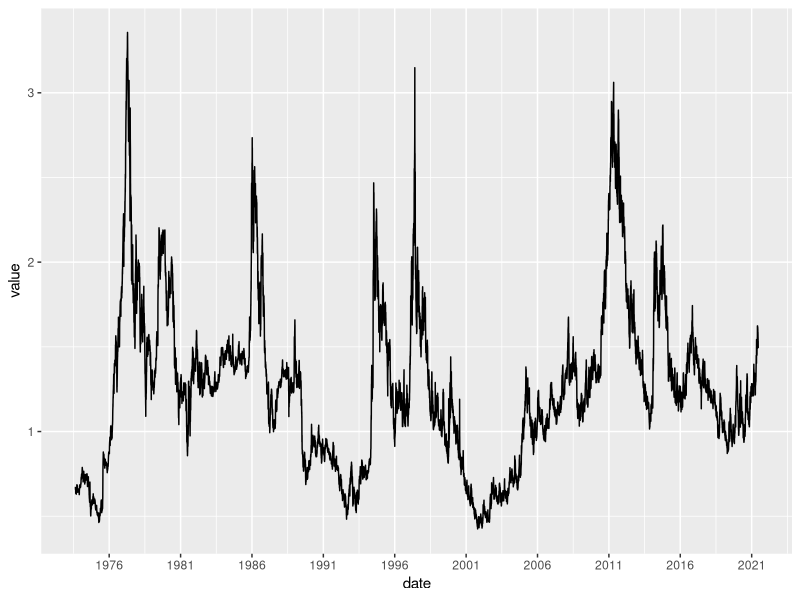
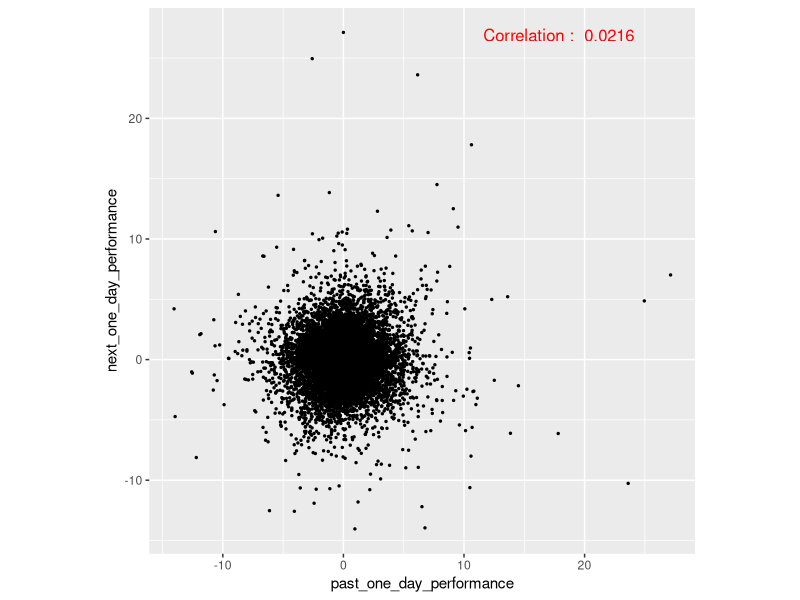
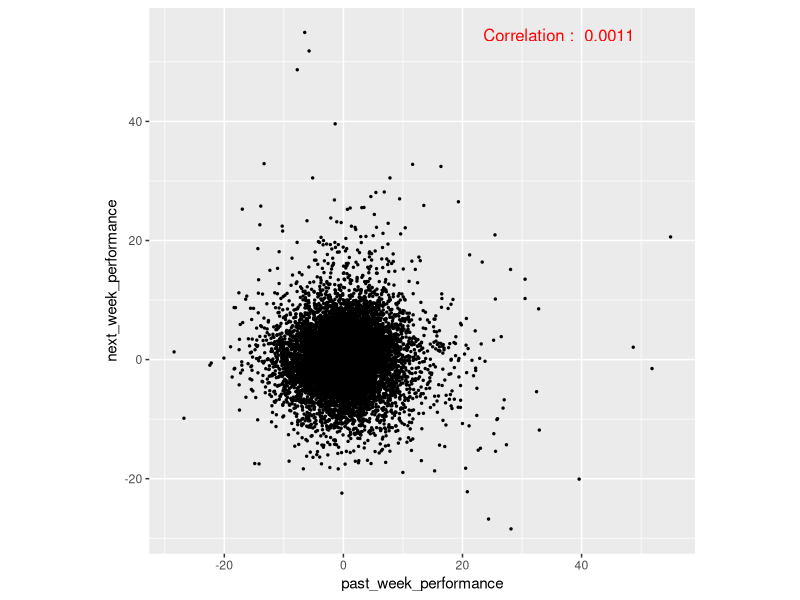
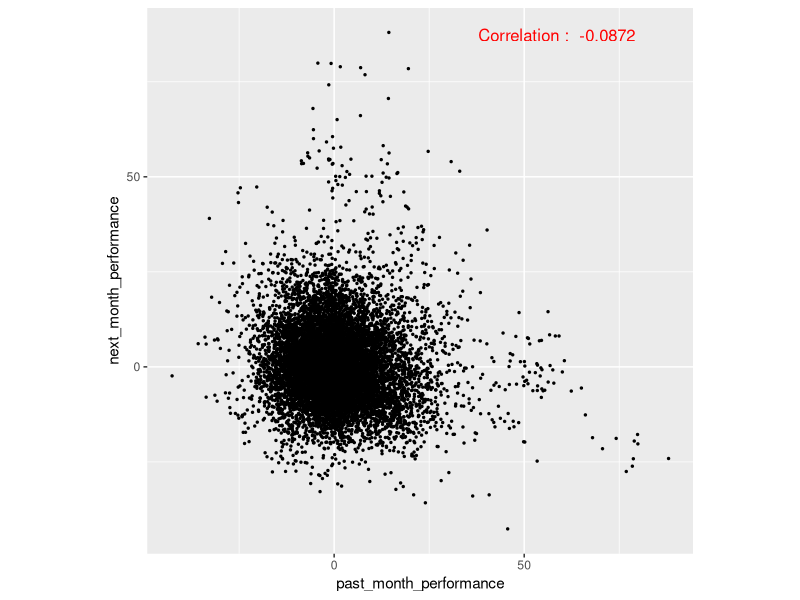
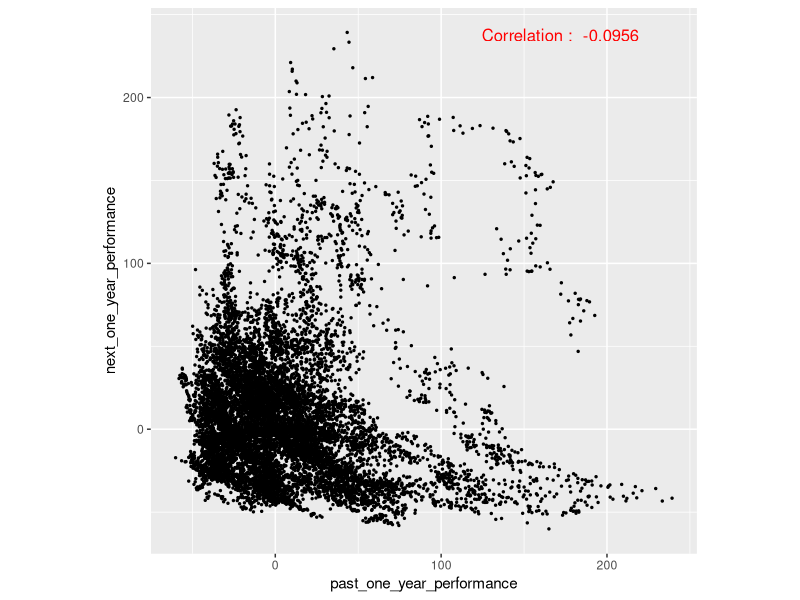
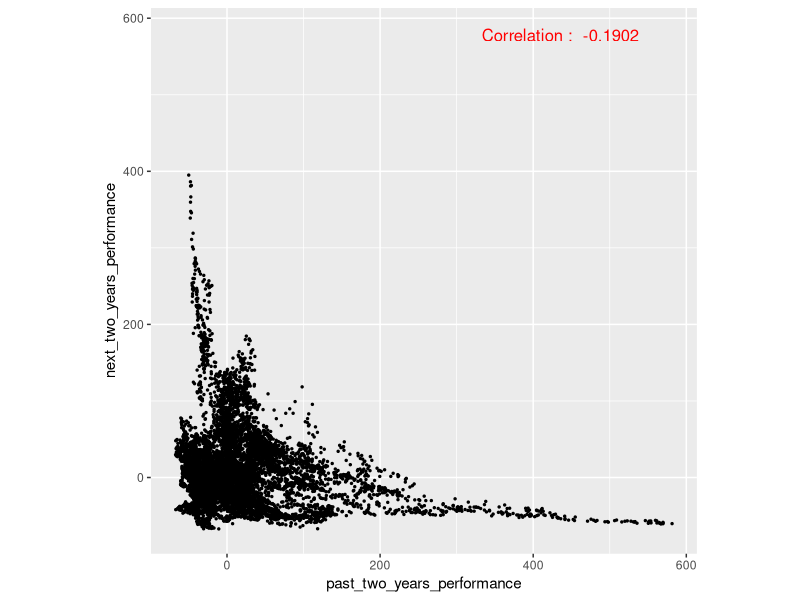
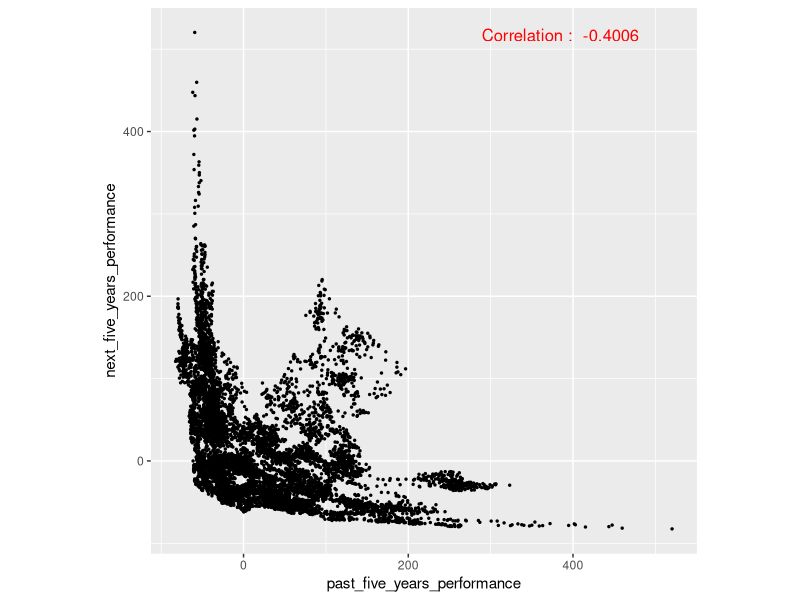

Recreate these plots in R, in order.
## ---- chunk 1
knitr::opts_chunk$set(echo = TRUE)
library(readr)
options(readr.show_col_types = FALSE)
library(ggplot2)
library(lubridate)
library(scales)
library(dplyr)
library(grid)

## ---- chunk 2

df=read_csv("Coffee_Price_Since_1973.csv")
df$date<- mdy(df$date)

## ---- chunk 3
ggplot(data = df, aes(x = date, y = value, group = 1))+
  geom_line()+
  scale_x_date(breaks="5 years", labels = date_format("%Y"))
## ---- chunk 4
head(df)
## ---- chunk 5
df <- df %>% mutate(one_day_past = lag(value,n=1))
df <- df %>% mutate_at(c("value"), tibble::lst("one_day_future"=lead), n = 1)
## ---- chunk 6
df <- df %>% mutate(next_one_day_performance=(one_day_future/value-1)*100)
df  <- df %>% mutate(past_one_day_performance=(value/one_day_past-1)*100)
## ---- chunk 7
grob = grobTree(textGrob(paste("Correlation : ", round(cor(df$past_one_day_performance, df$next_one_day_performance, use = "complete.obs"),4)), x = 0.75, y = 0.95, gp = gpar(col = "red", fontsize = 12)))

ggplot(df, aes(x=past_one_day_performance, y=next_one_day_performance)) + geom_point(size=0.5) + annotation_custom(grob) + theme(aspect.ratio=1)
## ---- chunk 8
df <- df %>% mutate(week_past = lag(value,n=5))
df <- df %>% mutate_at(c("value"), tibble::lst("week_future"=lead), n = 5)
## ---- chunk 9
df <- df %>% mutate(next_week_performance=(week_future/value-1)*100)
df  <- df %>% mutate(past_week_performance=(value/week_past-1)*100)
## ---- chunk 10
grob = grobTree(textGrob(paste("Correlation : ", round(cor(df$past_week_performance, df$next_week_performance, use = "complete.obs"),4)), x = 0.75, y = 0.95, gp = gpar(col = "red", fontsize = 12)))

ggplot(df, aes(x=past_week_performance, y=next_week_performance)) + geom_point(size=0.5) + annotation_custom(grob) + theme(aspect.ratio=1)
## ---- chunk 11
df <- df %>% mutate(month_past = lag(value,n=20))
df <- df %>% mutate_at(c("value"), tibble::lst("month_future"=lead), n = 20)
## ---- chunk 12
df <- df %>% mutate(next_month_performance=(month_future/value-1)*100)
df  <- df %>% mutate(past_month_performance=(value/month_past-1)*100)
## ---- chunk 13
grob = grobTree(textGrob(paste("Correlation : ", round(cor(df$past_month_performance, df$next_month_performance, use = "complete.obs"),4)), x = 0.75, y = 0.95, gp = gpar(col = "red", fontsize = 12)))

ggplot(df, aes(x=past_month_performance, y=next_month_performance)) + geom_point(size=0.5) + annotation_custom(grob) + theme(aspect.ratio=1)
## ---- chunk 14
df <- df %>% mutate(one_year_past = lag(value,n=240))
df <- df %>% mutate_at(c("value"), tibble::lst("one_year_future"=lead), n = 240)
## ---- chunk 15
df <- df %>% mutate(next_one_year_performance=(one_year_future/value-1)*100)
df  <- df %>% mutate(past_one_year_performance=(value/one_year_past-1)*100)
## ---- chunk 16
grob = grobTree(textGrob(paste("Correlation : ", round(cor(df$past_one_year_performance, df$next_one_year_performance, use = "complete.obs"),4)), x = 0.75, y = 0.95, gp = gpar(col = "red", fontsize = 12)))

ggplot(df, aes(x=past_one_year_performance, y=next_one_year_performance)) + geom_point(size=0.5) + annotation_custom(grob) + theme(aspect.ratio=1)
## ---- chunk 17
df <- df %>% mutate(two_years_past = lag(value,n=480))
df <- df %>% mutate_at(c("value"), tibble::lst("two_years_future"=lead), n = 480)
## ---- chunk 18
df <- df %>% mutate(next_two_years_performance=(two_years_future/value-1)*100)
df  <- df %>% mutate(past_two_years_performance=(value/two_years_past-1)*100)
## ---- chunk 19
grob = grobTree(textGrob(paste("Correlation : ", round(cor(df$past_two_years_performance, df$next_two_years_performance, use = "complete.obs"),4)), x = 0.75, y = 0.95, gp = gpar(col = "red", fontsize = 12)))

ggplot(df, aes(x=past_two_years_performance, y=next_two_years_performance)) + geom_point(size=0.5) + annotation_custom(grob) + theme(aspect.ratio=1)
## ---- chunk 20
df <- df %>% mutate(five_years_past = lag(value,n=1200))
df <- df %>% mutate_at(c("value"), tibble::lst("five_years_future"=lead), n = 1200)
## ---- chunk 21
df <- df %>% mutate(next_five_years_performance=(five_years_future/value-1)*100)
df  <- df %>% mutate(past_five_years_performance=(value/five_years_past-1)*100)
## ---- chunk 22
grob = grobTree(textGrob(paste("Correlation : ", round(cor(df$past_five_years_performance, df$next_five_years_performance, use = "complete.obs"),4)), x = 0.75, y = 0.95, gp = gpar(col = "red", fontsize = 12)))

ggplot(df, aes(x=past_five_years_performance, y=next_five_years_performance)) + geom_point(size=0.5) + annotation_custom(grob) + theme(aspect.ratio=1)
